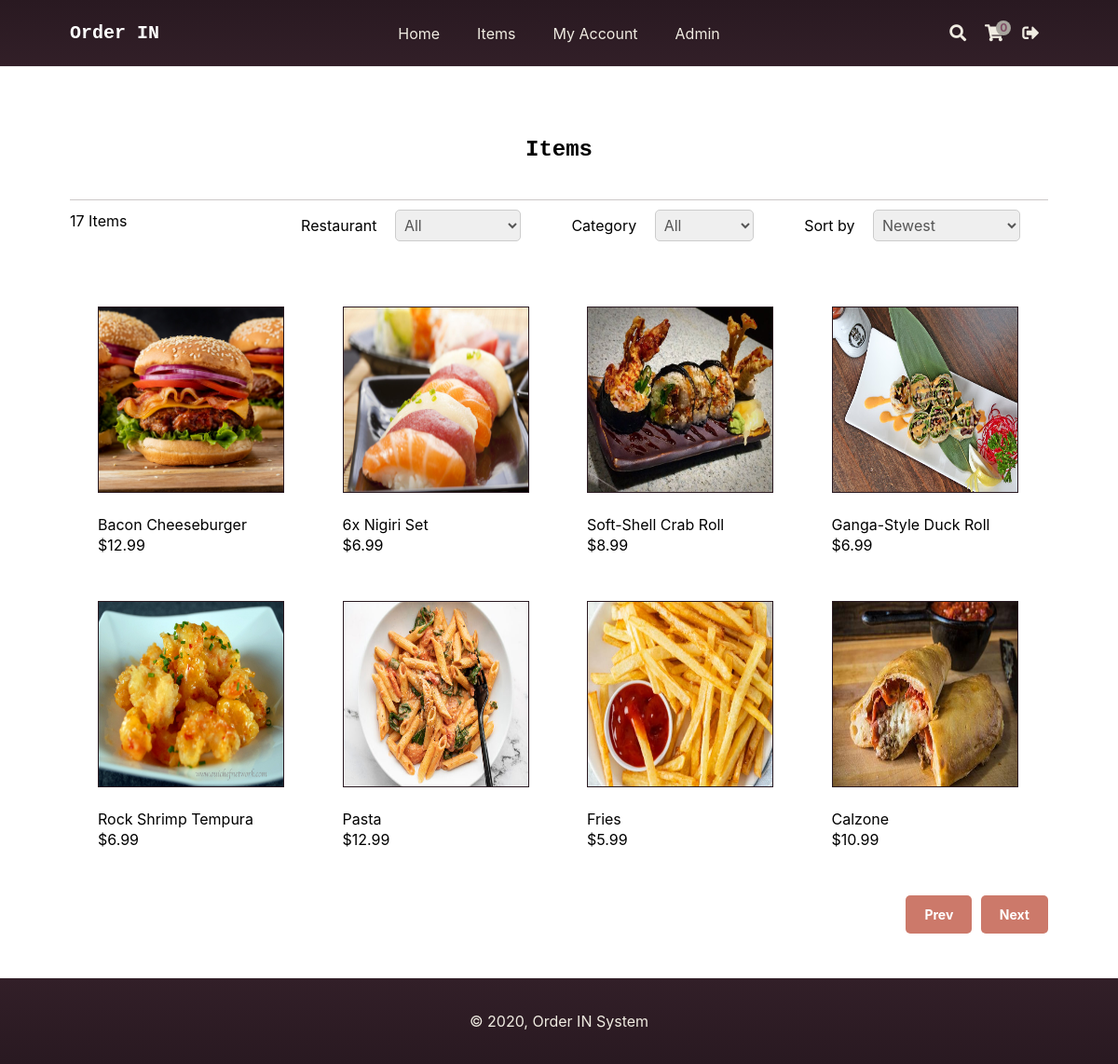
/index.php?page=items&i=2&restaurant=all&category=all&sort=sort3 (signed in), run on the app's committed database.
### tables this page shows
CREATE TABLE `items` (
  `id` int(11) NOT NULL,
  `name` varchar(200) NOT NULL,
  `desc` text NOT NULL,
  `price` decimal(7,2) NOT NULL,
  `rrp` decimal(7,2) NOT NULL DEFAULT 0.00,
  `quantity` int(11) NOT NULL,
  `img` text NOT NULL,
  `date_added` datetime NOT NULL DEFAULT current_timestamp()
);

### index.php (called while the page is built, shortened)
<?php
include 'functions.php';
$page = isset($_GET['page']) && file_exists($_GET['page'] . '.php') ? $_GET['page'] : 'home';
include $page . '.php';
?>

### items.php (the view, shortened to what this page needs)
<?php
$restaurant = isset($_GET['restaurant']) ? $_GET['restaurant'] : 'all';
$restaurant_sql = '';
$stmt = $pdo->query('SELECT * FROM categories');
$stmt->execute();
$category = isset($_GET['category']) ? $_GET['category'] : 'all';
$category_sql = '';
$sort = isset($_GET['sort']) ? $_GET['sort'] : 'sort3';
$num_items_on_each_page = 8;
$current_page = isset($_GET['i']) && is_numeric($_GET['i']) ? (int)$_GET['i'] : 1;
if ($sort == 'sort1') {
    $stmt = $pdo->prepare('SELECT i.* FROM items i ' . $restaurant_sql . $category_sql .  ' ORDER BY i.name ASC LIMIT :page,:num_items');
} elseif ($sort == 'sort2') {
    $stmt = $pdo->prepare('SELECT i.* FROM items i ' . $restaurant_sql . $category_sql . ' ORDER BY i.name DESC LIMIT :page,:num_items');
} elseif ($sort == 'sort3') {
    $stmt = $pdo->prepare('SELECT i.* FROM items i ' . $restaurant_sql . $category_sql . ' ORDER BY i.date_added DESC LIMIT :page,:num_items');
} elseif ($sort == 'sort4') {
    $stmt = $pdo->prepare('SELECT i.* FROM items i ' . $restaurant_sql . $category_sql . ' ORDER BY i.date_added ASC LIMIT :page,:num_items');
} else {
    $stmt = $pdo->prepare('SELECT i.* FROM items i ' . $restaurant_sql . $category_sql . ' LIMIT :page,:num_items');
}
$stmt->bindValue(':page', ($current_page - 1) * $num_items_on_each_page, PDO::PARAM_INT);
$stmt->bindValue(':num_items', $num_items_on_each_page, PDO::PARAM_INT);
$stmt->execute();
$items = $stmt->fetchAll(PDO::FETCH_ASSOC);
$stmt = $pdo->prepare('SELECT COUNT(*) FROM items i ' .$restaurant_sql . $category_sql);
$stmt->execute();
$total_items = $stmt->fetchColumn()
?>
<?=template_header('Items')?>
<div class="items content-wrapper">
    <h1>Items</h1>
    <div class="items-header">
        <p><?=$total_items?> Items</p>
        <form action="" method="get" class="items-form">
            <label class="restaurant">
                Restaurant
                <select name="restaurant">
                    <option value="all"<?=($restaurant == 'all' ? ' selected' : '')?>>All</option>
                </select>
            </label>
            <label class="category">
                Category
                <select name="category">
                    <option value="all"<?=($category == 'all' ? ' selected' : '')?>>All</option>
                </select>
            </label>
            <label class="sortby">
                Sort by
                <select name="sort">
                    <option value="sort3"<?=($sort == 'sort3' ? ' selected' : '')?>>Newest</option>
                </select>
            </label>
        </form>
    </div>
    <div class="items-wrapper">
        <?php foreach ($items as $item): ?>
        <a href="index.php?page=item&id=<?=$item['id']?>" class="item">
            <?php if (!empty($item['img']) && file_exists('imgs/' . $item['img'])): ?>
            <img src="imgs/<?=$item['img']?>" width="200" height="200" alt="<?=$item['name']?>">
            <?php endif; ?>
            <span class="name"><?=$item['name']?></span>
            <span class="price">
                <?=currency_code?><?=number_format($item['price'],2)?>
            </span>
        </a>
        <?php endforeach; ?>
    </div>
    <div class="buttons">
        <?php if ($current_page > 1): ?>
        <a href="index.php?page=items&i=<?=$current_page-1?>&restaurant=<?=$restaurant?>&category=<?=$category?>&sort=<?=$sort?>">Prev</a>
        <?php endif; ?>
        <?php if ($total_items > ($current_page * $num_items_on_each_page) - $num_items_on_each_page + count($items)): ?>
        <a href="index.php?page=items&i=<?=$current_page+1?>&restaurant=<?=$restaurant?>&category=<?=$category?>&sort=<?=$sort?>">Next</a>
        <?php endif; ?>
    </div>
</div>
<?=template_footer()?>

### style.css (style rules this page uses)
* { box-sizing: border-box; font-family: -apple-system, BlinkMacSystemFont, "segoe ui", roboto, oxygen, ubuntu, cantarell, "fira sans", "droid sans", "helvetica neue", Arial, sans-serif; font-size: 16px; -webkit-font-smoothing: antialiased; -moz-osx-font-smoothing: grayscale; }
html { height: 100%; }
body { position: relative; min-height: 100%; color: #f0ece2; background-color: white; margin: 0; padding-bottom: 100px; background-image: url(imgs/background.jpg); background-size: cover; }
h1, h2, h3, h4, h5 { color: white; }
.content-wrapper { width: 1050px; margin: 0 auto; }
main .recentlyadded .items, main .items .items-wrapper { background-color:rgba(255, 255, 255, 0.92); display: flex; flex-wrap: wrap; align-items: center; padding: 30px 0 0 0; }
main .recentlyadded .items .item, main .items .items-wrapper .item { display: block; overflow: hidden; text-decoration: none; width: 25%; padding-left: 30px; padding-bottom: 50px; }
main .recentlyadded .items .item img, main .items .items-wrapper .item img { border: 1px solid #291921; transform: scale(1); transition: transform 1s; }
main .recentlyadded .items .item .name, main .items .items-wrapper .item .name { display: block; color: black; padding: 20px 0 2px 0; }
main .recentlyadded .items .item .price, main .items .items-wrapper .item .price { display: block; color: black; }
main > .items h1 { display: block; font-weight: strong; font-family: Rockwell, Courier Bold, Courier, Georgia, Times, Times New Roman, serif; margin: 35px 0 0; padding: 40px 0; font-size: 24px; text-align: center; width: 100%; background-color:rgba(255, 255, 255, 0.92); color: black; border-bottom: 1px solid #CCC8C8; }
main > .items .items-header { display: flex; justify-content: space-between; align-items: center; padding-bottom: 40px; background-color:rgba(255, 255, 255, 0.92); color: black; }
main > .items .items-header p { margin: 0; }
main > .items .items-header label { padding-left: 20px; padding-top: 8px; color: black; }
main > .items .items-header select { padding: 5px; margin-left: 15px; margin-right: 30px; margin-top: 10px; border: 1px solid #ccc; color: #555555; border-radius: 5px; }
main > .items .buttons { text-align: right; padding-bottom: 40px; }
main > .items .buttons a { display: inline-block; text-decoration: none; margin-left: 5px; padding: 12px 20px; border: 0; background: #CC796A; color: #FFFFFF; font-size: 14px; font-weight: bold; border-radius: 5px; }

### data on the page
items: img (picture), name "Bacon Cheeseburger", price "12.99"
items: img (picture), name "6x Nigiri Set", price "6.99"
items: img (picture), name "Soft-Shell Crab Roll", price "8.99"
items: img (picture), name "Ganga-Style Duck Roll", price "6.99"
items: img (picture), name "Rock Shrimp Tempura", price "6.99"
items: img (picture), name "Pasta", price "12.99"
items: img (picture), name "Fries", price "5.99"
items: img (picture), name "Calzone", price "10.99"

### other printed values
$site_name "Order IN"
$num_items_in_cart "0"
$total_items "17"
